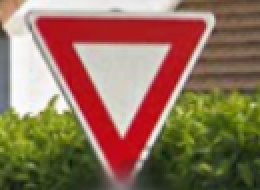
#> input picture second_solution/image.png, 130 x 95 px (shown 2 times larger)
$ python main_one_image.py
#> lines starting #> are read from the running program, lines starting #| are printed output that depends on the picture; after the words box and inside, x2 and y2 are one past the last pixel; in counts of white or black regions, pixels touching at a corner belong together
import cv2
import numpy as np
import os

image_folder = './data_to_use'
image_files = [os.path.join(image_folder, f) for f in os.listdir(image_folder) if f.endswith('.png') or f.endswith('.jpg') or f.endswith('.jpeg')]
i = len(image_files)+2


image = cv2.imread("image.png")
#> image is the input picture: shape (95, 130, 3); mean B, G, R 88.9, 112.4, 144.5

gray_image = cv2.cvtColor(image, cv2.COLOR_BGR2GRAY)
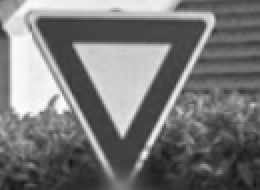
#> gray_image: shape (95, 130) (shown 2 times larger); min 23, max 253, mean 119.3

blurred_image = cv2.GaussianBlur(gray_image, (7, 7), 0)
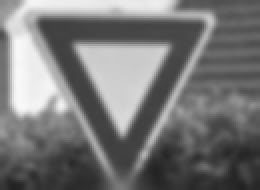
#> blurred_image: shape (95, 130) (shown 2 times larger); min 34, max 248, mean 119.3

low_threshold = 10
high_threshold = 50
edges = cv2.Canny(blurred_image, low_threshold, high_threshold)
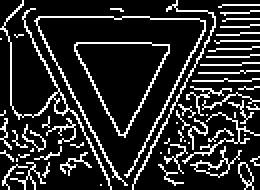
#> edges: shape (95, 130) (shown 2 times larger); 16.6% white in thin lines or dots


contours, _ = cv2.findContours(edges, cv2.RETR_EXTERNAL, cv2.CHAIN_APPROX_SIMPLE)
#> contours = 61 contours, 55 with area under 20; largest, box (x1, y1, x2, y2) and area: (37, 21, 85, 69) 1224, (0, 0, 56, 95) 108, (95, 73, 121, 89) 84, (17, 8, 103, 93) 78, (119, 81, 127, 95) 50, (66, 0, 108, 95) 36


filtered_contours = []
for contour in contours:

    epsilon = 0.04 * cv2.arcLength(contour, True)
    approx = cv2.approxPolyDP(contour, epsilon, True)

    is_valid_contour = False

    if len(approx) == 3:
        area = cv2.contourArea(contour)
        if area >= 300:
            filtered_contours.append(contour)
            is_valid_contour = True
            x, y, w, h = cv2.boundingRect(contour)
            y1, y2 = max(0, y-10), min(image.shape[0], y+h+10)
            x1, x2 = max(0, x-10), min(image.shape[1], x+w+10)
            roi = image[y1:y2, x1:x2]
            cv2.imwrite(f'./data_to_use/contour_{i}.png', roi)
            i=i+1
    elif len(approx) == 8:
        area = cv2.contourArea(contour)
        if area >= 300:
            filtered_contours.append(contour)
            x, y, w, h = cv2.boundingRect(contour)
            y1, y2 = max(0, y-10), min(image.shape[0], y+h+10)
            x1, x2 = max(0, x-10), min(image.shape[1], x+w+10)
            roi = image[y1:y2, x1:x2]

            cv2.imwrite(f'./data_to_use/contour_{i}.png', roi)
            i=i+1
            is_valid_contour = True

    perimeter = cv2.arcLength(contour, True)
    area = cv2.contourArea(contour)
    if area < 300:
        continue


    if perimeter != 0:
        circularity = 4 * np.pi * area / (perimeter ** 2)

        if 0.8 < circularity < 1.2:
            if not is_valid_contour:
                filtered_contours.append(contour)
                x, y, w, h = cv2.boundingRect(contour)
                y1, y2 = max(0, y-10), min(image.shape[0], y+h+10)
                x1, x2 = max(0, x-10), min(image.shape[1], x+w+10)
                roi = image[y1:y2, x1:x2]
                cv2.imwrite(f'./data_to_use/contour_{i}.png', roi)
                i=i+1
                is_valid_contour = True
#> this loop made 61 passes
#> (epsilon, approx, is_valid_contour, x, y, w, h) on pass 49: (6.42, [[38, 21], [62, 68], [84, 22]], True, 37, 21, 48, 48)
#> (epsilon, is_valid_contour, perimeter) on pass 5: (1.57, False, 39.21)
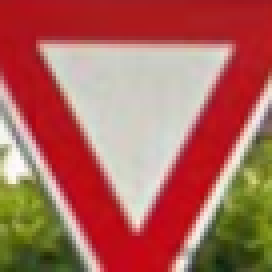
#> roi: shape (68, 68, 3) (shown 4 times larger); mean B, G, R 90.5, 101.5, 174.2
#> after the loop, filtered_contours = 1 contour; box (x1, y1, x2, y2) and area: (37, 21, 85, 69) 1224; i = 4


# [5 lines of commented-out code are left out]
